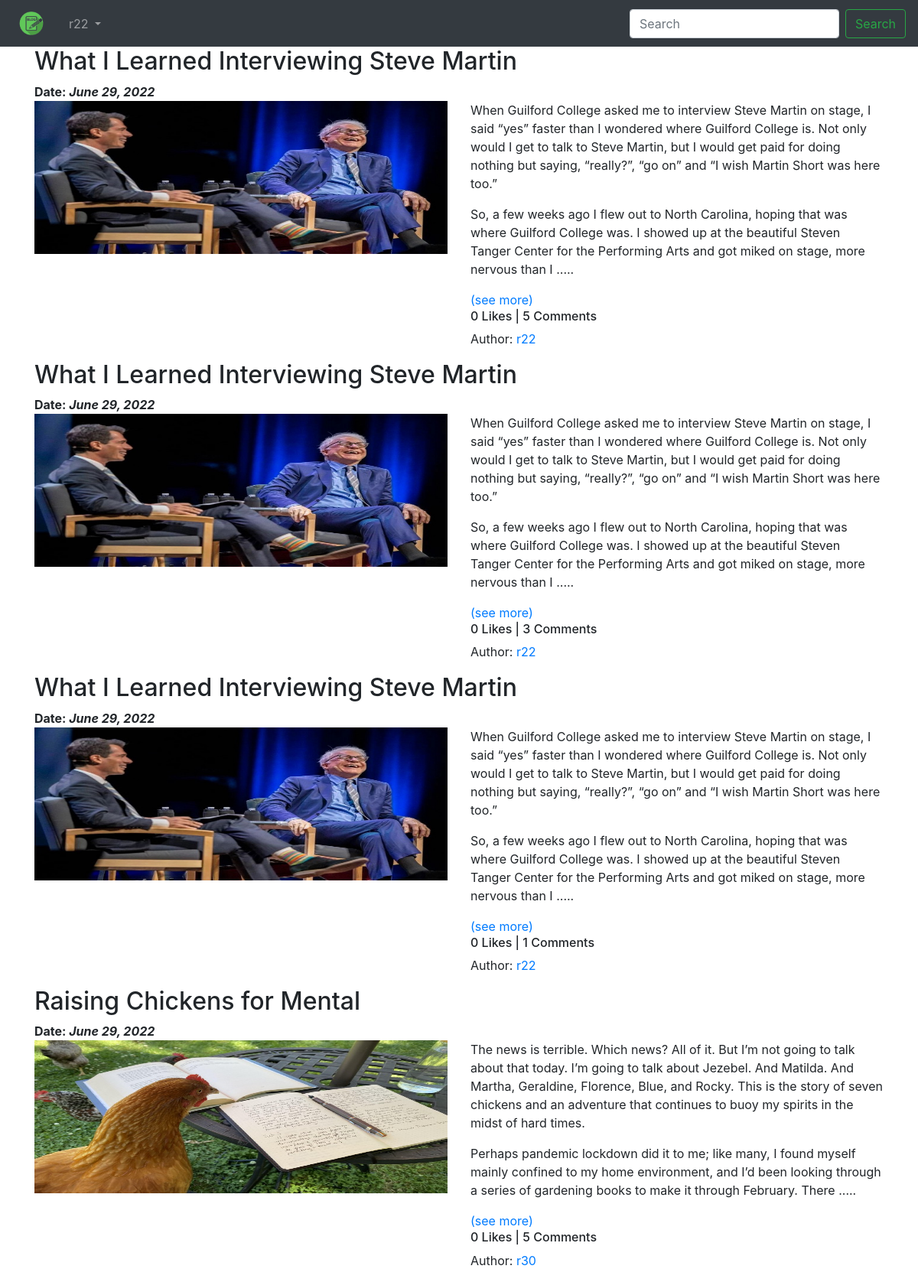
The page /blog/ (signed in) on the database its author committed.
### App_Blog/models.py (models this page shows, shortened)
class Blog(models.Model):
    user = models.ForeignKey(User, related_name='blog_user', on_delete=models.CASCADE)
    blog_title = models.CharField(max_length=100,verbose_name='Title')
    slug = models.SlugField(max_length=100,unique=True)
    blog_content = models.TextField(verbose_name='What is your mind?')
    publish_date = models.DateField(auto_now_add=True)
    update_date = models.DateField(auto_now=True)
    blog_image = models.ImageField(upload_to='blog_images', verbose_name='Image')
    class Meta:
        ordering = ('-publish_date',)

### App_Blog/views.py (the view)
# urls.py: path('',views.BlogList.as_view(),name='blog_list'),
class BlogList(ListView):
    model = Blog
    context_object_name = 'blogs'
    template_name = 'App_Blog/blog_list.html'

### App_Blog/templatetags/custom_filters.py (called while the page is built)
def short_content(value):
    return value[:500] + ' .....'

### templates/App_Blog/blog_list.html (shortened to what this page needs)
{% extends 'base.html' %}
{% load custom_filters %}
{% block body_block %}
{% for blog in blogs %}
<h2>{{ blog.blog_title }}</h2>
<strong>Date: <i>{{ blog.publish_date }}</i></strong>
<div class="row">
<div class="col-sm-6">
<img src="/media/{{blog.blog_image}}" alt="{{blog.blog_title}}" style="width: 100%; height: 200px">
</div>
<div class="col-sm-6">
{{ blog.blog_content|short_content|linebreaks }} <a href={% url 'App_Blog:blog_detail' blog.slug %}>(see more)</a>
<h6>{{ blog.likes_blog.count }} Likes | {{ blog.comment_blog.count }} Comments</h6>
<p>Author: <a href="#">{{ blog.user.username }}</a></p>
</div>
</div>
{% endfor %}
{% endblock %}

### templates/base.html (shortened to what this page needs)
<!doctype html>
<html lang="en">
  <head>
    <link rel="stylesheet" href="https://cdn.jsdelivr.net/npm/bootstrap@4.0.0/dist/css/bootstrap.min.css">
  </head>
  <body>
    <nav class="navbar navbar-expand-lg navbar-dark bg-dark">
      <a class="navbar-brand" href={% url 'index' %}><img src="/media/blog.png" alt="img" class="img-responsive" width="50px"></a>
      <div class="collapse navbar-collapse" id="navbarSupportedContent">
        <ul class="navbar-nav mr-auto">
          {% if user.is_authenticated %}
          <li class="nav-item dropdown">
            <a class="nav-link dropdown-toggle" href="#" id="navbarDropdown" role="button" data-toggle="dropdown" aria-haspopup="true" aria-expanded="false">
              {{ user.username }}
            </a>
          </li>
          {% endif %}
        </ul>
        <form class="form-inline my-2 my-lg-0">
          <input class="form-control mr-sm-2" type="search" placeholder="Search" aria-label="Search">
          <button class="btn btn-outline-success my-2 my-sm-0" type="submit">Search</button>
        </form>
      </div>
    </nav>
    <div class="container">
        {% block body_block %}
        {% endblock %}
    </div>
  </body>
</html>

### rows shown on the page
Blog: blog_title "What I Learned Interviewing Steve Martin", publish_date "June 29, 2022", blog_image (picture), blog_content|short_content "When Guilford College asked me to interview Steve Martin on stage, I said “yes” faster than I wondered where Guilford College is. Not only would I get to talk to Steve Martin, but I would get paid for doing nothing but saying, “really?”, “go on” and “I wish Martin Short was here too.” So, a few weeks ago I flew out to North Carolina, hoping that was where Guilford College was. I showed up at the beautiful Steven Tanger Center for the Performing Arts and got miked on stage, more nervous than I .....", likes_blog.count "0", comment_blog.count "5", user.username "r22"
Blog: blog_title "What I Learned Interviewing Steve Martin", publish_date "June 29, 2022", blog_image (picture), blog_content|short_content "When Guilford College asked me to interview Steve Martin on stage, I said “yes” faster than I wondered where Guilford College is. Not only would I get to talk to Steve Martin, but I would get paid for doing nothing but saying, “really?”, “go on” and “I wish Martin Short was here too.” So, a few weeks ago I flew out to North Carolina, hoping that was where Guilford College was. I showed up at the beautiful Steven Tanger Center for the Performing Arts and got miked on stage, more nervous than I .....", likes_blog.count "0", comment_blog.count "3", user.username "r22"
Blog: blog_title "What I Learned Interviewing Steve Martin", publish_date "June 29, 2022", blog_image (picture), blog_content|short_content "When Guilford College asked me to interview Steve Martin on stage, I said “yes” faster than I wondered where Guilford College is. Not only would I get to talk to Steve Martin, but I would get paid for doing nothing but saying, “really?”, “go on” and “I wish Martin Short was here too.” So, a few weeks ago I flew out to North Carolina, hoping that was where Guilford College was. I showed up at the beautiful Steven Tanger Center for the Performing Arts and got miked on stage, more nervous than I .....", likes_blog.count "0", comment_blog.count "1", user.username "r22"
Blog: blog_title "Raising Chickens for Mental", publish_date "June 29, 2022", blog_image (picture), blog_content|short_content "The news is terrible. Which news? All of it. But I’m not going to talk about that today. I’m going to talk about Jezebel. And Matilda. And Martha, Geraldine, Florence, Blue, and Rocky. This is the story of seven chickens and an adventure that continues to buoy my spirits in the midst of hard times. Perhaps pandemic lockdown did it to me; like many, I found myself mainly confined to my home environment, and I’d been looking through a series of gardening books to make it through February. There .....", likes_blog.count "0", comment_blog.count "5", user.username "r30"

### other values the page prints
{{ user.username }} "r22"
